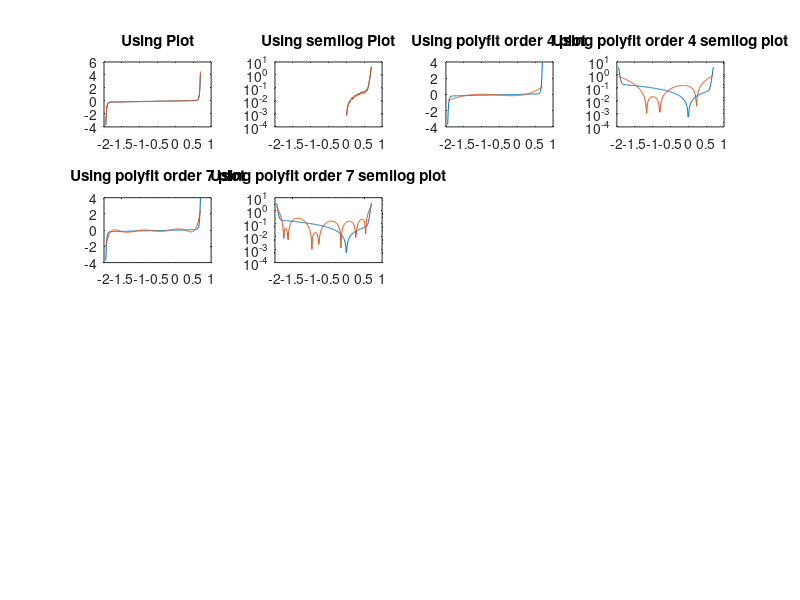

Write the MATLAB code that produced this figure. (Note: this script raises an error after producing the figure.)

Is = 0.01e-12;
Ib = 0.1e-12;
Vb = 1.3;
Gp = 0.1;


V = linspace(-1.95,0.7,200);
I = zeros(1,200);
I_Rand = zeros(1,200);0.


for j = 1:200
  I(j) = Is * (exp((1.2*V(j))/0.025)-1) + Gp * V(j) - Ib * (exp((-1.2*(V(j) + Vb))/0.025)-1);
  I_Rand(j) = I(j) * 0.5 * (rand()-0.5) + I(j);
end


figure;
subplot (4, 4, 1); 
plot(V, I);
hold on;
plot (V, I_Rand);
title ('Using Plot');
hold off

subplot (4, 4, 2); 
semilogy(V, I);
hold on
semilogy(V, I_Rand);
hold off
title ('Using semilog Plot');

poly4 = polyfit(V,I_Rand,4);
poly7 = polyfit(V,I_Rand,7);
polyVal4 = polyval(poly4,V);
polyVal7 = polyval(poly7,V);

subplot (4, 4, 3); 
plot(V, I);
hold on
plot(V, polyVal4);
hold off
title ('Using polyfit order 4 plot');


subplot (4, 4, 4); 
semilogy(V, abs(I));
hold on
semilogy(V, abs(polyVal4));
hold off
title ('Using polyfit order 4 semilog plot');


subplot (4, 4, 5); 
plot(V, I);
hold on
plot(V, polyVal7);
hold off
title ('Using polyfit order 7 plot');


subplot (4, 4, 6); 
semilogy(V, abs(I));
hold on
semilogy(V, abs(polyVal7));
hold off
title ('Using polyfit order 7 semilog plot');


VT = V.';
I_Rand_T = I_Rand.';
foAll = fittype('A.*(exp(1.2*x/25e-3)-1) + B.*x - C*(exp(1.2*(-(x+D))/25e-3)-1)');
ffAll = fit(VT,I_Rand_T,foAll);
IfAll = ffAll(V);

foTwo = fittype('A.*(exp(1.2*x/25e-3)-1) + 0.1.*x - C*(exp(1.2*(-(x+1.3))/25e-3)-1)');
ffTwo = fit(VT,I_Rand_T,foTwo);
IfTwo = ffTwo(V);

foThree = fittype('A.*(exp(1.2*x/25e-3)-1) + B.*x - C*(exp(1.2*(-(x+1.3))/25e-3)-1)');
ffThree = fit(VT,I_Rand_T,foThree);
IfThree = ffThree(V);


subplot (4, 4, 7); 
plot(V, I, 'r');
hold on
plot(VT, IfAll,'b--');
hold off
title ('Using fit function plot Four');


subplot (4, 4, 8); 
semilogy(V, abs(I), 'r');
hold on
semilogy(VT, abs(IfAll), 'b--');
hold off
title ('Using fit function semilog plot Four');

subplot (4, 4, 9); 
plot(V, I, 'r');
hold on
plot(VT, IfTwo,'b--');
hold off
title ('Using fit function plot Two');


subplot (4, 4, 10); 
semilogy(V, abs(I), 'r');
hold on
semilogy(VT, abs(IfTwo), 'b--');
hold off
title ('Using fit function semilog plot Two');

subplot (4, 4, 11); 
plot(V, I, 'r');
hold on
plot(VT, IfThree,'b--');
hold off
title ('Using fit function plot Three');


subplot (4, 4, 12); 
semilogy(V, abs(I), 'r');
hold on
semilogy(VT, abs(IfThree), 'b--');
hold off
title ('Using fit function semilog plot Three');


inputs = V.';
targets = I_Rand.';
hiddenLayerSize = 10;
net = fitnet(hiddenLayerSize);
net.divideParam.trainRatio = 70/100;
net.divideParam.valRatio = 15/100;
net.divideParam.testRatio = 15/100;
[net,tr] = train(net,inputs,targets);
outputs = net(inputs);
errors = gsubtract(outputs,targets);
performance = perform(net,targets,outputs)
view(net)
Inn = outputs


subplot (4, 4, 13); 
plot(V, I, 'r');
hold on
plot(V, Inn,'b--');
hold off
title ('Using NN plot');


subplot (4, 4, 14); 
semilogy(V, abs(I), 'r');
hold on
semilogy(V, abs(Inn), 'b--');
hold off
title ('Using NN semilog plot');






